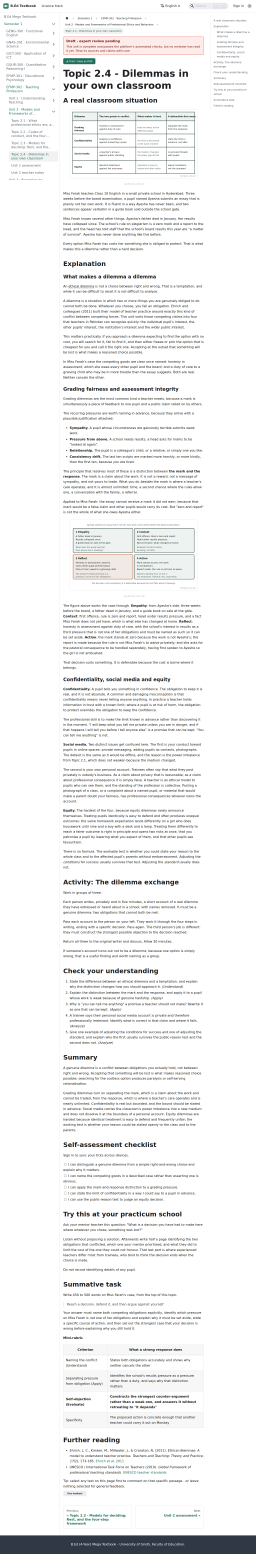
#> input picture specs/content/efmp-302/reviews/unit-02/renders-antigravity-g3-efmp302-u2-20260920T190121Z/desktop-topic-04.png, 1280 x 7767 px, found by its file name (shown at 1/5 size)
$ python crop-renders.py
#> lines starting #> are read from the running program, lines starting #| are printed output that depends on the picture
#!/usr/bin/env python3
"""G5 feat023-r1b: crop full-resolution regions from the rendered PNGs for close reading."""
from PIL import Image
import os

R = "specs/content/efmp-302/reviews/unit-06/G5/renders-feat023-r1b"
OUT = "specs/content/efmp-302/reviews/unit-06/G5/renders-feat023-r1b/crops"
os.makedirs(OUT, exist_ok=True)

def crop(src, name, box):
#> called with src = 'desktop-topic-04.png', name = 't04-top-figure.png', box = (0, 150, 1280, 1500)
    im = Image.open(os.path.join(R, src))
#> im is the input picture: PIL image 1280x7767 RGB; mean R, G, B 242.7, 242.9, 242.9
    w, h = im.size
#> w = 1280; h = 7767
    x0, y0, x1, y1 = box
    x1, y1 = min(x1, w), min(y1, h)
#> x1 = 1280; y1 = 1500
    im.crop((x0, y0, x1, y1)).save(os.path.join(OUT, name))
    print(name, (x1 - x0, y1 - y0))
#| t04-top-figure.png (1280, 1350)

# topic-04 desktop (1280x7528): title + fig-U6-7 region
crop("desktop-topic-04.png", "t04-top-figure.png", (0, 150, 1280, 1500))
# topic-04 desktop: destroyer prose + review outcomes band
crop("desktop-topic-04.png", "t04-destroyers.png", (0, 2600, 1280, 3900))
#| t04-destroyers.png (1280, 1300)
# topic-04 desktop: mini-rubric table
crop("desktop-topic-04.png", "t04-rubric.png", (0, 6300, 1280, 7100))
#> call 3 of crop, with src = 'desktop-topic-04.png', name = 't04-rubric.png', box = (0, 6300, 1280, 7100)
#> in crop (call 3), `im.crop((x0, y0, x1, y1)).save(os.path.join(OUT, name))`:
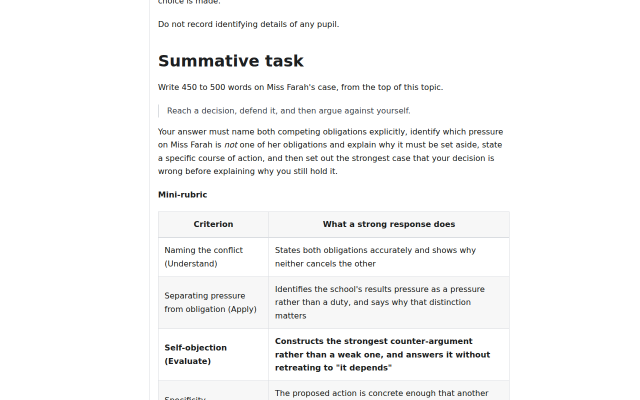
#> saved as t04-rubric.png: PIL image 1280x800 RGB (shown at 1/2 size); mean R, G, B 246.7, 246.8, 246.8
#| t04-rubric.png (1280, 800)
# unit-assessment desktop: MCQ section
crop("desktop-unit-assessment.png", "ua-mcqs.png", (0, 1250, 1280, 2900))
#> call 4 of crop, with src = 'desktop-unit-assessment.png', name = 'ua-mcqs.png', box = (0, 1250, 1280, 2900)
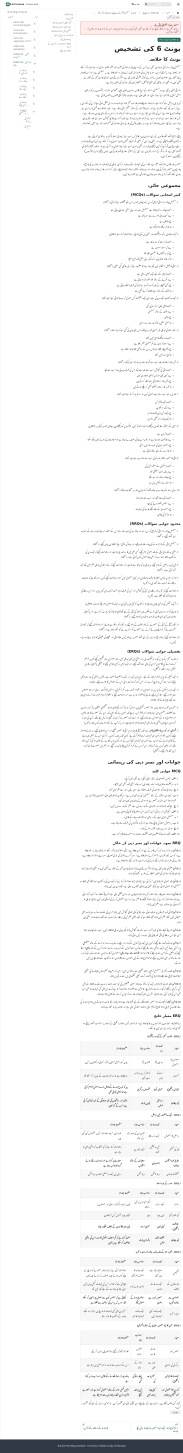
#> input picture specs/content/efmp-302/reviews/unit-06/G4-renders-ur/desktop-unit-assessment.png, 1280 x 10166 px, found by its file name (shown at 1/7 size)
#> in crop, im is the input picture: PIL image 1280x10166 RGB; mean R, G, B 247.7, 247.8, 247.9
#> in crop (call 4), `im.crop((x0, y0, x1, y1)).save(os.path.join(OUT, name))`:
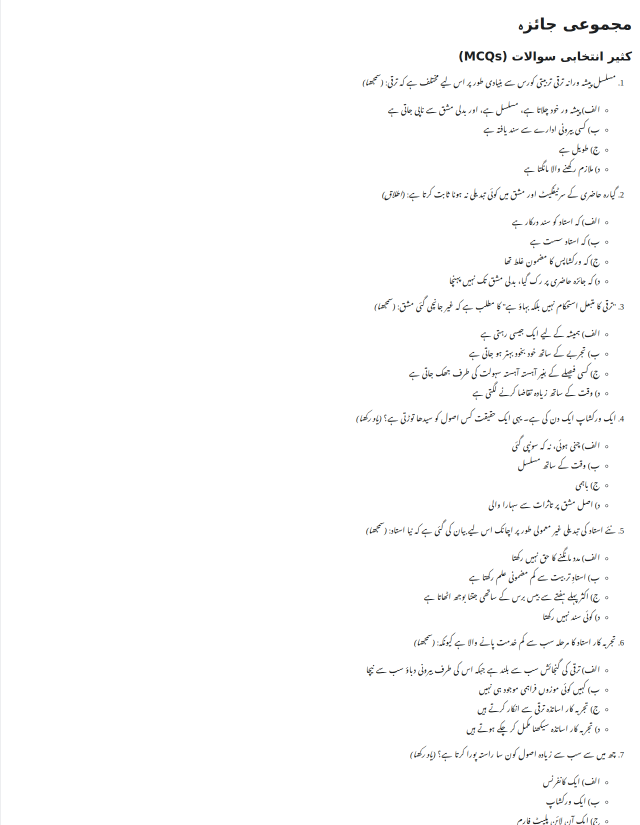
#> saved as ua-mcqs.png: PIL image 1280x1650 RGB (shown at 1/2 size); mean R, G, B 251.7, 251.8, 251.7
#| ua-mcqs.png (1280, 1650)
# unit-assessment desktop: answer key + RRQ schemes
crop("desktop-unit-assessment.png", "ua-answers.png", (0, 4400, 1280, 6200))
#> in crop (call 5), `im.crop((x0, y0, x1, y1)).save(os.path.join(OUT, name))`:
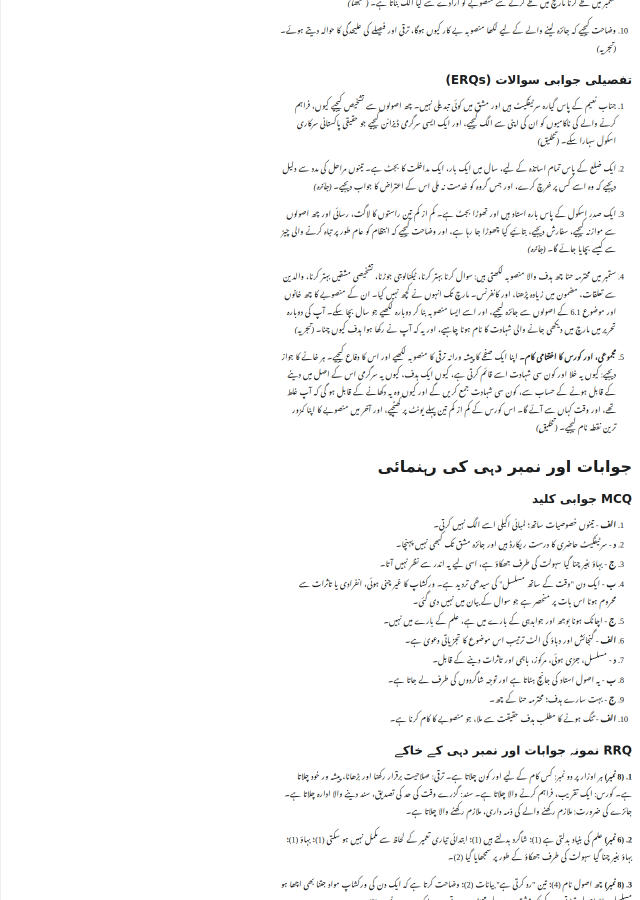
#> saved as ua-answers.png: PIL image 1280x1800 RGB (shown at 1/2 size); mean R, G, B 248.8, 248.8, 248.8
#| ua-answers.png (1280, 1800)
# topic-01 desktop: principles section with fig-U6-2
crop("desktop-topic-01.png", "t01-principles.png", (0, 2400, 1280, 3900))
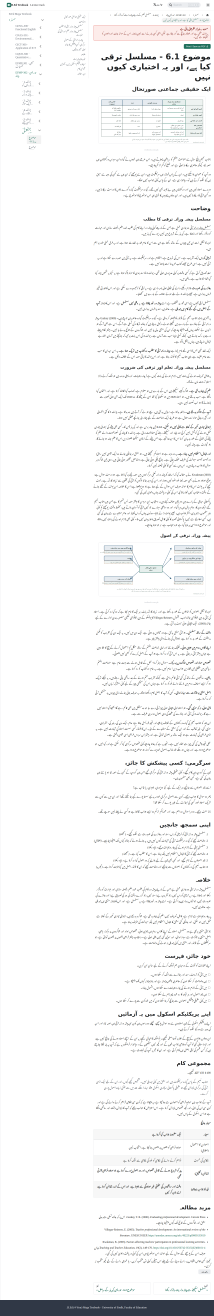
#> input picture specs/content/efmp-302/reviews/unit-06/G5/renders-feat023-r1b/desktop-topic-01.png, 1280 x 7891 px, found by its file name (shown at 1/6 size)
#> in crop, im is the input picture: PIL image 1280x7891 RGB; mean R, G, B 246.3, 246.5, 246.6
#| t01-principles.png (1280, 1500)
# topic-03 desktop: lesson-study flowchart fig-U6-6
crop("desktop-topic-03.png", "t03-lessonstudy.png", (0, 3500, 1280, 5000))
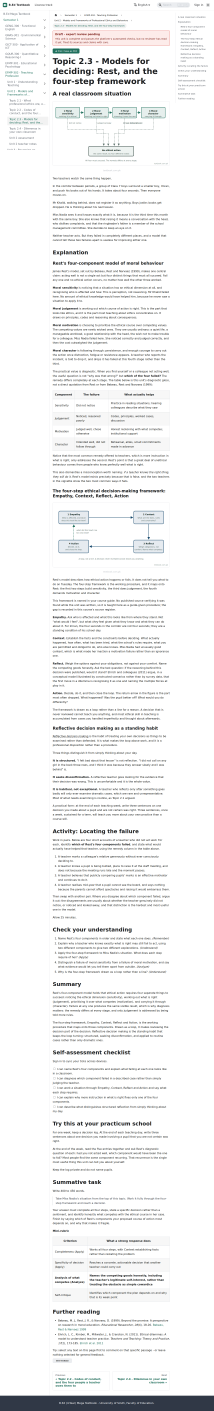
#> input picture specs/content/efmp-302/reviews/unit-02/renders-antigravity-g3-efmp302-u2-20260920T190121Z/desktop-topic-03.png, 1280 x 8464 px, found by its file name (shown at 1/6 size)
#> in crop, im is the input picture: PIL image 1280x8464 RGB; mean R, G, B 243.2, 243.5, 243.6
#> in crop (call 7), `im.crop((x0, y0, x1, y1)).save(os.path.join(OUT, name))`:
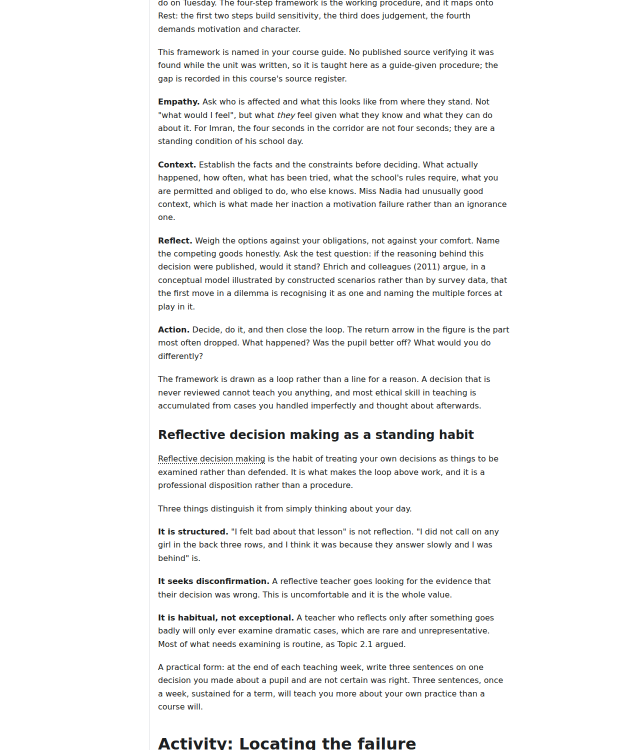
#> saved as t03-lessonstudy.png: PIL image 1280x1500 RGB (shown at 1/2 size); mean R, G, B 244.6, 244.7, 244.7
#| t03-lessonstudy.png (1280, 1500)
# narrow 360 topic-04: top (mobile RTL)
#> (the run stopped early here; a loop or call above may not have finished)
